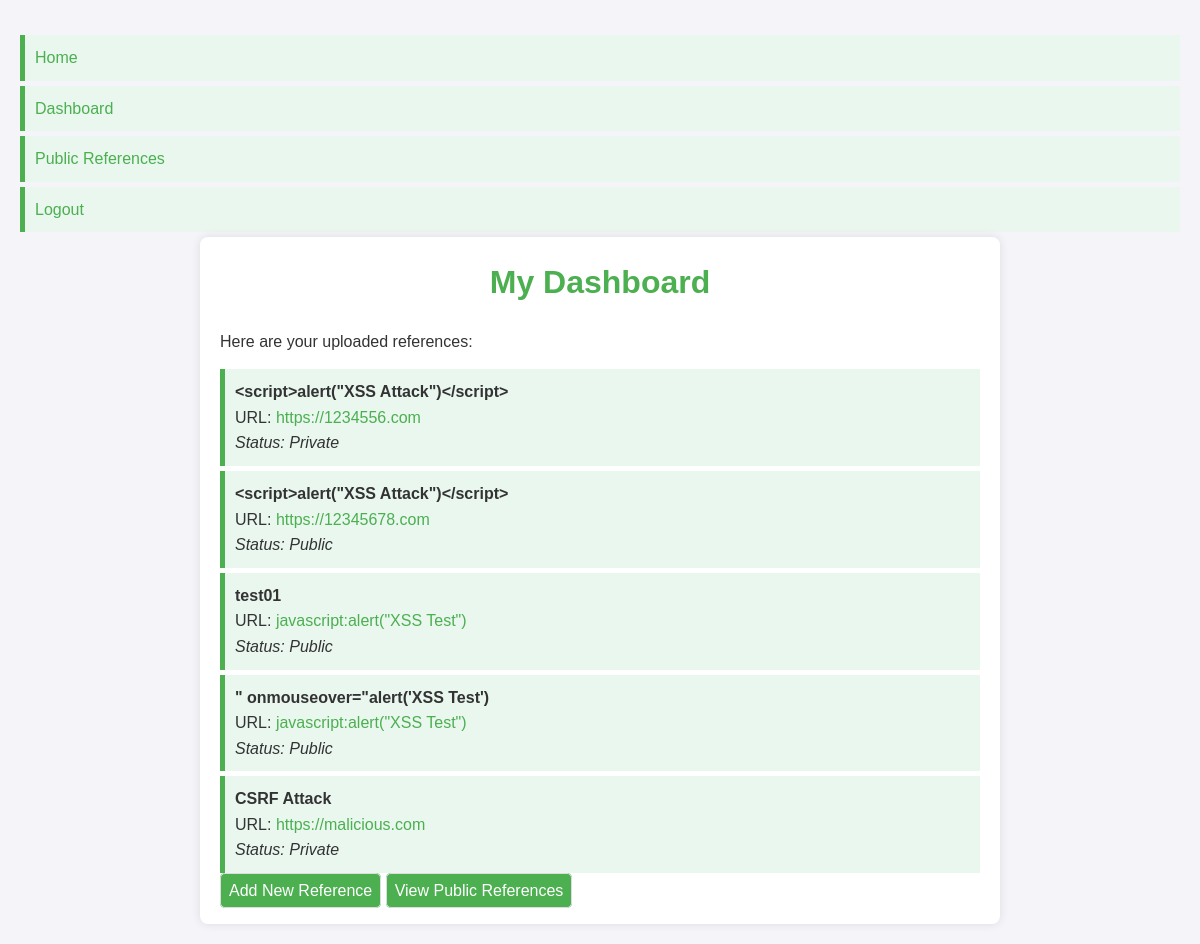
/dashboard (signed in), run on an earlier commit of the app's database.
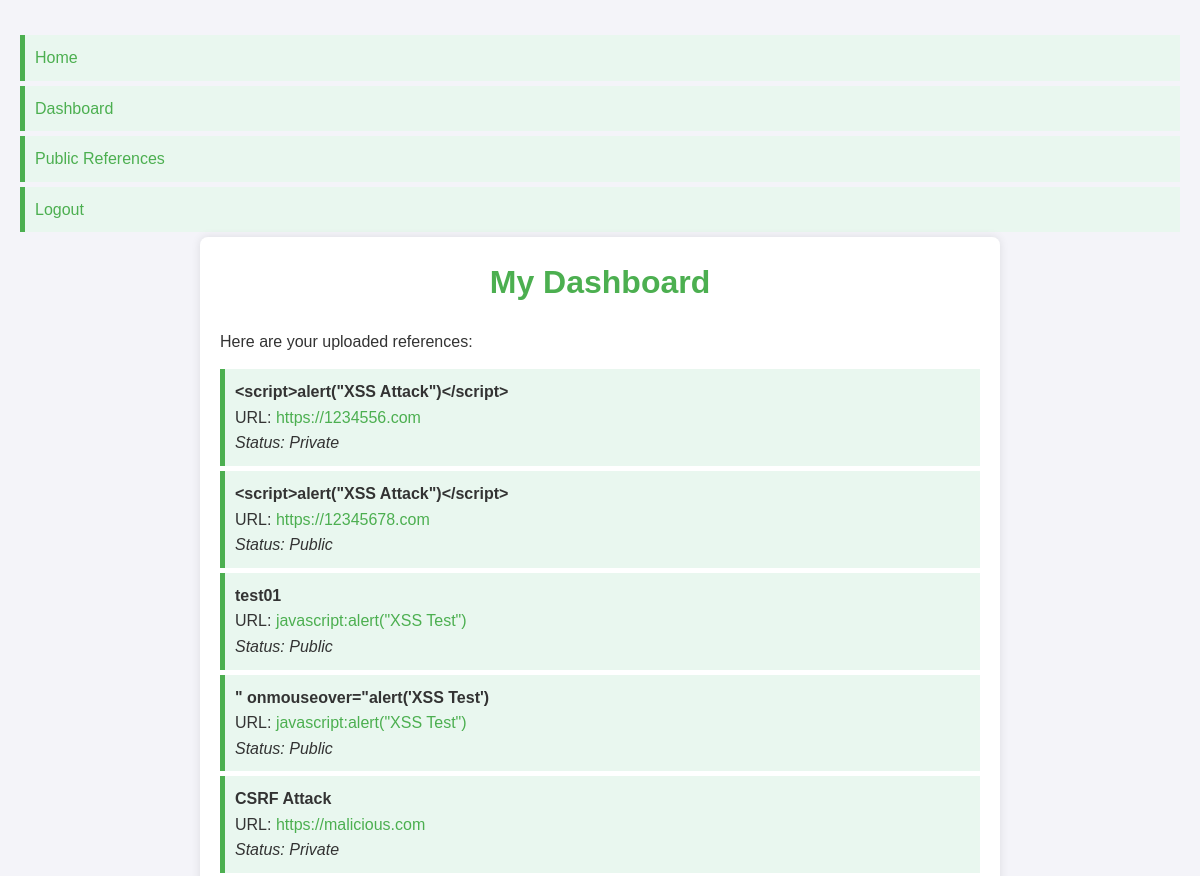
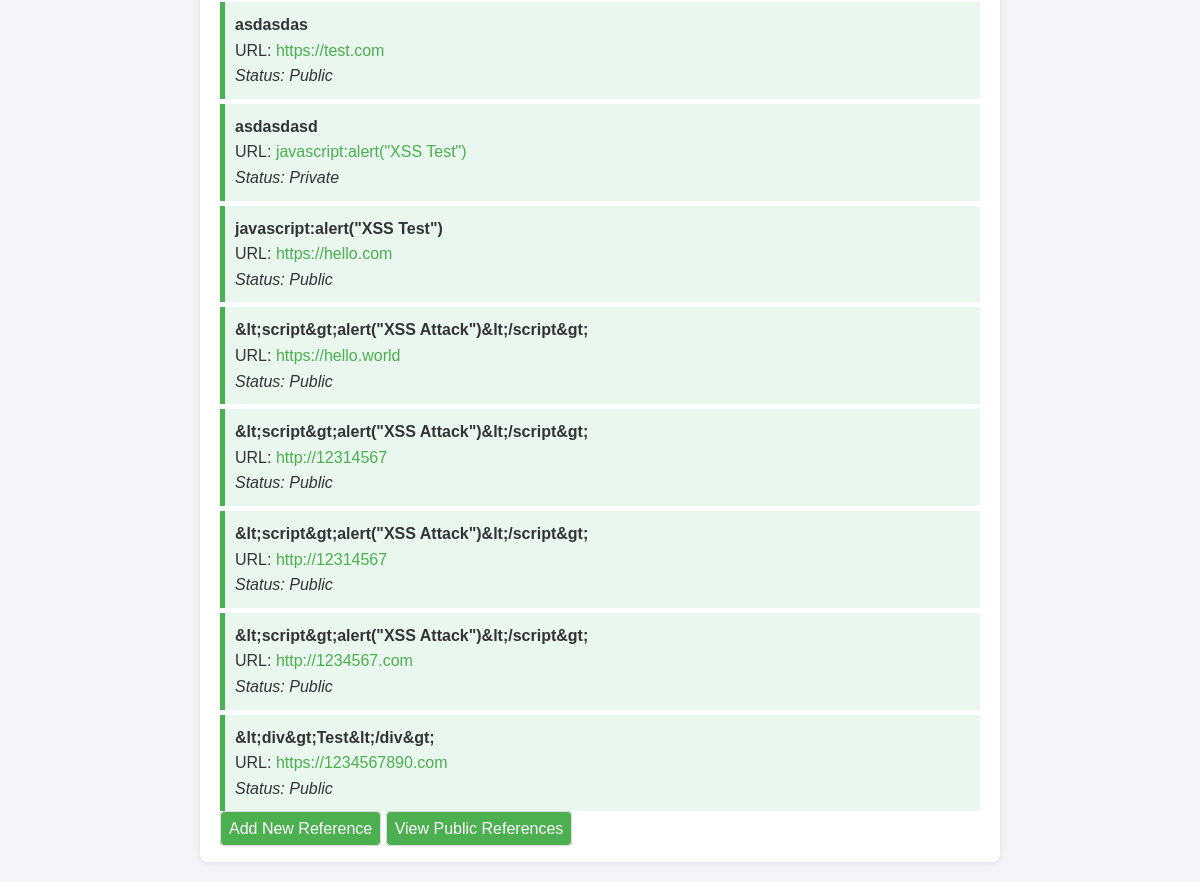
And on a later commit of the database (2 pictures, top to bottom).
### models.py (models this page shows)
class Reference(db.Model):
    id = db.Column(db.Integer, primary_key=True)
    title = db.Column(db.String(200), nullable=False)  # Ensure input is sanitized before storage
    url = db.Column(db.String(300), nullable=False)  # Validate URL format before saving
    public = db.Column(db.Boolean, default=False)
    user_id = db.Column(db.Integer, db.ForeignKey('user.id'), nullable=False)
    user = db.relationship('User', backref=db.backref('references', lazy=True))
    __table_args__ = (
        CheckConstraint('LENGTH(title) > 0', name='check_title_non_empty'),
    )

### app.py (the view)
@app.route('/dashboard')
@login_required
def dashboard():
    references = Reference.query.filter_by(user_id=current_user.id).all()
    return render_template('dashboard.html', references=references)

### app.py (called while the page is built)
@login_manager.user_loader
def load_user(user_id):
    return User.query.get(int(user_id))

### templates/dashboard.html (shortened to what this page needs)
{% extends "base.html" %}
{% block content %}
    <h1>My Dashboard</h1>
    <p>Here are your uploaded references:</p>
    {% if references %}
    <ul>
        {% for ref in references %}
        <li>
            <strong>{{ ref.title }}</strong><br>
            URL: <a href="{{ ref.url }}" target="_blank">{{ ref.url }}</a><br>
            {% if ref.public %}
                <em>Status: Public</em>
            {% else %}
                <em>Status: Private</em>
            {% endif %}
        </li>
        {% endfor %}
    </ul>
    {% else %}
    <p>You haven't added any references yet.</p>
    {% endif %}
    <a href="{{ url_for('add_reference') }}" class="button">Add New Reference</a>
    <a href="{{ url_for('home') }}" class="button">View Public References</a>
{% endblock %}

What changed in the data, as far as the page shows it:
added Reference: title "asdasdas", url "https://test.com", public "Status: Public"
added Reference: title "asdasdasd", url "javascript:alert(\"XSS Test\")", public "Status: Private"
added Reference: title "javascript:alert(\"XSS Test\")", url "https://hello.com", public "Status: Public"
added Reference: title "&lt;script&gt;alert(\"XSS Attack\")&lt;/script&gt;", url "https://hello.world", public "Status: Public"
added Reference: title "&lt;script&gt;alert(\"XSS Attack\")&lt;/script&gt;", url "http://12314567", public "Status: Public"
added Reference: title "&lt;script&gt;alert(\"XSS Attack\")&lt;/script&gt;", url "http://12314567", public "Status: Public"
added Reference: title "&lt;script&gt;alert(\"XSS Attack\")&lt;/script&gt;", url "http://1234567.com", public "Status: Public"
added Reference: title "&lt;div&gt;Test&lt;/div&gt;", url "https://1234567890.com", public "Status: Public"
